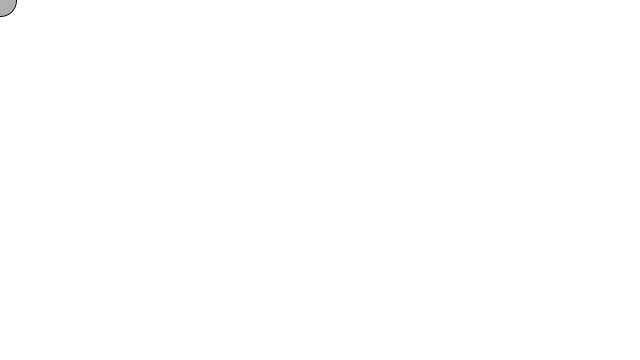
Frame 1 (no input)
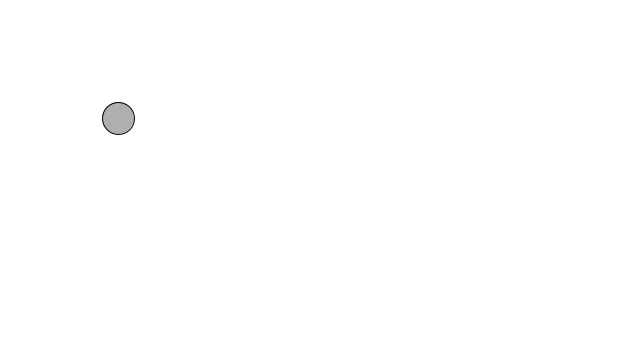
Frame 60 (the mouse pressed at the canvas centre just before this capture)
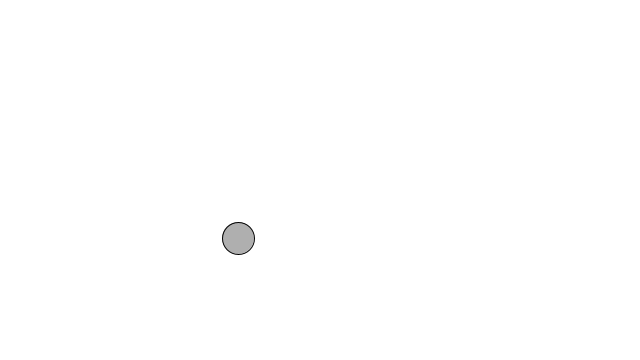
Frame 120 (the mouse held since frame 60 and released just before this capture)

The Processing sketch that drew these frames (run headless with seeded random() and noise(); from frame 60 on, the mouse is pressed at the canvas centre):

// Processing sketch: Uge_41__ve_1
// ── Uge_41__ve_1.pde
// Learning Processing
// Daniel Shiffman
// http://www.learningprocessing.com

int x = 0;
int y = 0;
int Xspeed = 2;
int Yspeed = 2;

void setup() {
  size(640,360);
}

void draw() {
  background(255);

  // Display circle at x location
  stroke(0);
  fill(175);
  ellipse(x, y, 32, 32);
  bounncing();
  
}

void bounncing() {
// Add the current speed to the x location.
  x = x + Xspeed;
  y = y + Yspeed;

  // Remember, || means "or."
  if ((x > width) || (x < 0)) {
    // If the object reaches either edge, multiply speed by -1 to turn it around.
    Xspeed = Xspeed * -1;
  }
  
  if ((y > height) || (y < 0)) {
    // If the object reaches either edge, multiply speed by -1 to turn it around.
    Yspeed = Yspeed * -1;
  }
  
}
